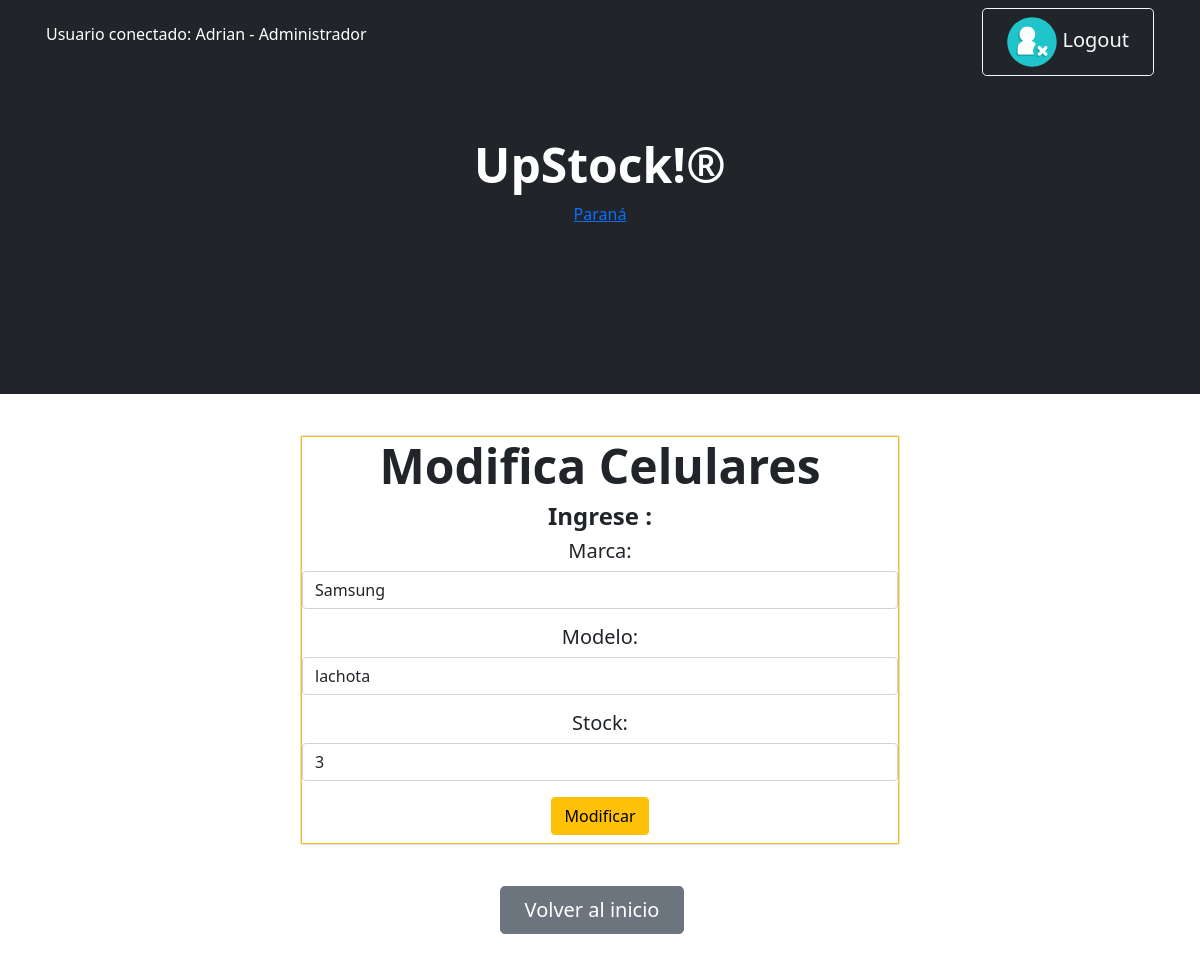
The app's page /upstock/editar_cel/2 (signed in), older data.
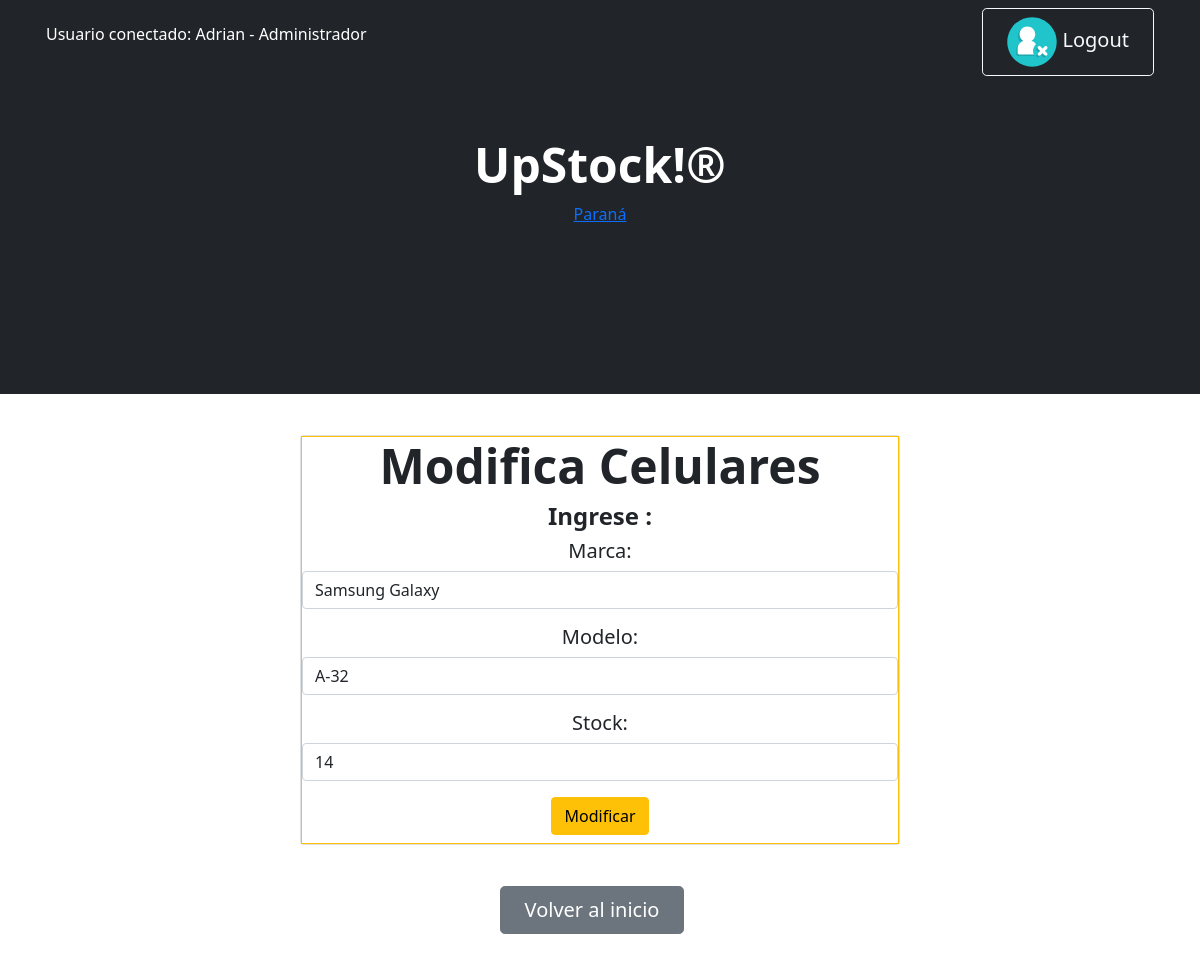
The same page, newer data.
### Miapp/models.py (models this page shows, shortened)
class Celulares (models.Model):
    marca= models.CharField (max_length=50)
    modelo= models.CharField (max_length=50)
    stock= models.IntegerField ()

### Miapp/views.py (the view)
# urls.py: path('editar_cel/<int:id>',editar_celular,name='editar_cel'),
@permission_required('Miapp.change_celulares', raise_exception=True)
@login_required(login_url='Inicio')
def editar_celular(request,id):
    celulares=Celulares.objects.get(id=id)
    if request.method == "POST":
        mi_formulario = Formulario_celulares (request.POST)
        if mi_formulario.is_valid():
            data= mi_formulario.cleaned_data
            celulares.marca=data["marca"]
            celulares.modelo=data["modelo"]
            celulares.stock=data["stock"]
            celulares.save()
            return redirect("show_cel_edit")
    else:
            mi_formulario = Formulario_celulares(initial={
                "marca": celulares.marca,
                "modelo": celulares.modelo,
                "stock": celulares.stock
            })
    return render (request, "show_cel_edit_menu.html", {'mi_formulario': mi_formulario,"id":celulares.id})

### Miapp/forms.py
class Formulario_celulares (forms.ModelForm):
    class Meta:
        model=Celulares
        fields=('__all__')
        widgets={
            'marca': forms.TextInput(attrs={'class':'form-control','placeholder':'Ej:Motorola'}),
            'modelo':forms.TextInput(attrs={'class':'form-control','placeholder':'Ej:Moto G-82'}),
            'stock':forms.NumberInput(attrs={'class':'form-control','placeholder':'Ingrese Cantidad'})
        }

### Miapp/templates/show_cel_edit_menu.html
{% extends 'padre.html' %}
{% load static %}
{% block Contenido_cambiante %}
        <span class="border border-warning">
        <h1 class="display-5 fw-bolder text mb-2">Modifica Celulares</h1>
        <h2 class="h4 fw-bolder">Ingrese :</h2>
        <form action = "{% url 'editar_cel' id %}"  class="h5 fw-normal"  method ="POST" > {% csrf_token %}
        {{ mi_formulario.as_p }}
        <input type="submit" class="btn btn-warning "  value = "Modificar"/>
        </form>
       </span>
{% endblock Contenido_cambiante %}

Row changes from the older to the newer data that the page shows:
changed Celulares: marca "Samsung" → "Samsung Galaxy"; modelo "lachota" → "A-32"; stock "3" → "14"
